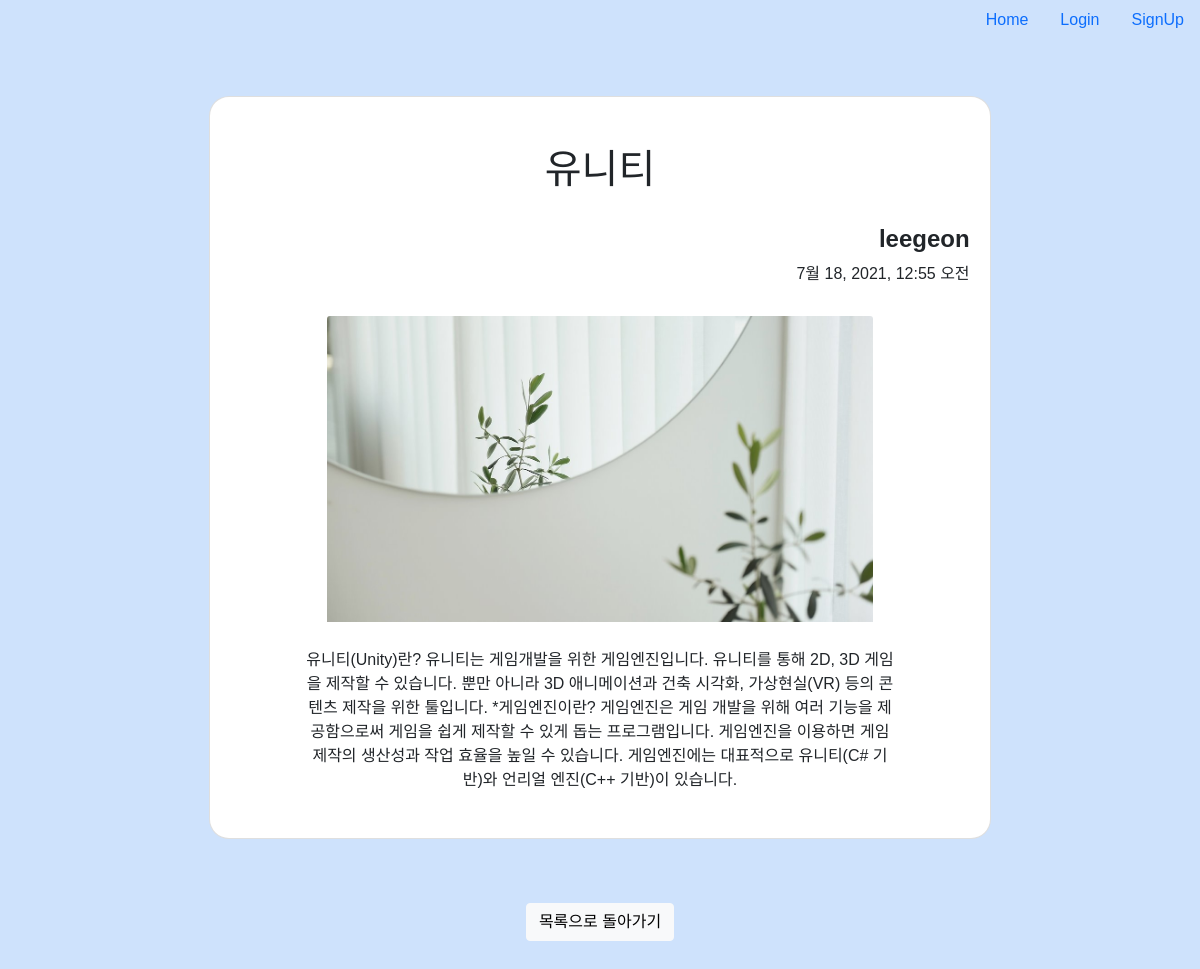
The app's page /blog/1, older data.
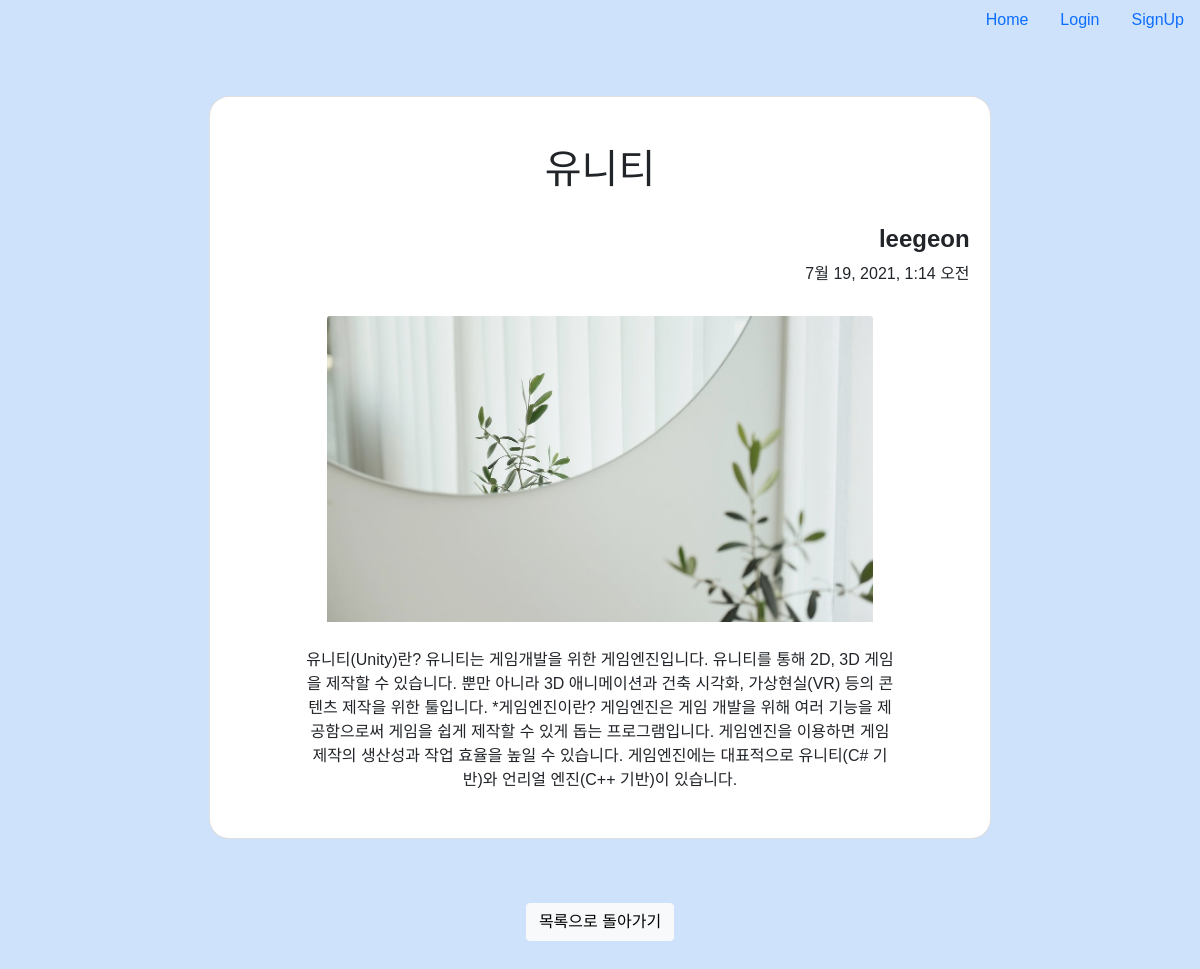
The same page, newer data.
### blog/models.py (models this page shows, shortened)
class Blog(models.Model):
    title=models.CharField(max_length=200)
    pub_date=models.DateTimeField()
    body=models.TextField()
    image=models.ImageField(upload_to='blog/',blank=True,null=True)  #업로드할 파일 지정
    writer=models.ForeignKey(settings.AUTH_USER_MODEL,on_delete=models.CASCADE)

### account/models.py (models this page shows)
class CustomUser(AbstractUser):
    university=models.CharField(max_length=50)
    def __str__(self):
        return self.username

### blog/views.py (the view)
# urls.py: path('<int:blog_id>', blog.views.detail, name='detail'),
def detail(request, blog_id):
    blog = get_object_or_404(Blog, pk=blog_id)
    return render(request, 'detail.html', {'blog': blog})

### blog/templates/detail.html (shortened to what this page needs)
{%extends 'base.html' %}
{%block content%}
<body>
    <div class="card mb-3" id="main-container">
        <br><br><h1 class="card-title" style="font-family: 'Jeju Gothic', sans-serif;">{{blog.title}}</h1><br>
        <div class="card-sub">
            <strong><h4>{{blog.writer}}</strong></h4>
            {{blog.pub_date}}
        </div>
        <img src="{{blog.image.url}}" class="card-img-top" alt="...">
        <div class="card-body">
          {{blog.body}}
        </div>
      </div>
        <br><br>
        <a href="{%url 'bloglist'%}" class="btn btn-light" style="margin-bottom: 10%; font-family: 'Jeju Gothic', sans-serif;">목록으로 돌아가기</a>
        {%endblock%}

### blogproject/templates/base.html (shortened to what this page needs)
<!DOCTYPE html>
<link href="https://cdn.jsdelivr.net/npm/bootstrap@5.0.2/dist/css/bootstrap.min.css" rel="stylesheet">
<html lang='en'>
    <head>
      <link href="https://cdn.jsdelivr.net/npm/bootstrap@5.0.0-beta3/dist/css/bootstrap.min.css" rel="stylesheet">
    </head>
<body style="background: #cee2fc;">
  <ul class="nav justify-content-end">
    <li class="nav-item">
      <a class="nav-link active" aria-current="page" style="font-family: 'Jeju Gothic', sans-serif;" href="{%url 'home' %}">Home</a>
    </li>
    {%if not user.is_authenticated %}
    <li class="nav-item">
      <a class="nav-link active" aria-current="page" style="font-family: 'Jeju Gothic', sans-serif;" href="{%url 'login' %}">Login</a>
    </li>
    <li class="nav-item">
      <a class="nav-link active" aria-current="page" style="font-family: 'Jeju Gothic', sans-serif;" href="{%url 'signup' %}">SignUp</a>
    </li>
    {%endif%}
  </ul>
  <div class="container">
  {% block content%}
  {%endblock%}
  </div>
</body>
</html>

### blogproject/templates/base.html (style rules this page uses)
body { margin:0 auto; text-align: center; }
.container { justify-content: center; }
* { margin: 0; padding: 0; }
a { color: #ecf0f1; text-decoration: none; }

### blog/templates/detail.html (style rules this page uses)
#main-container { margin-top:5%; width: 70%; margin-left: auto; margin-right: auto; border-radius: 20px; }
.card-img-top { margin-top:30px; margin-bottom: 10px; width:70%; margin-left: auto; margin-right: auto; }
.card-sub { text-align: right; margin-right:20px; font-family: 'Jeju Gothic', sans-serif; }
.card-body { width:80%; margin-left: auto; margin-right: auto; margin-bottom:30px; font-family: 'Jeju Gothic', sans-serif; }

Row changes from the older to the newer data that the page shows:
changed Blog "유니티": pub_date "7월 18, 2021, 12:55 오전" → "7월 19, 2021, 1:14 오전"
